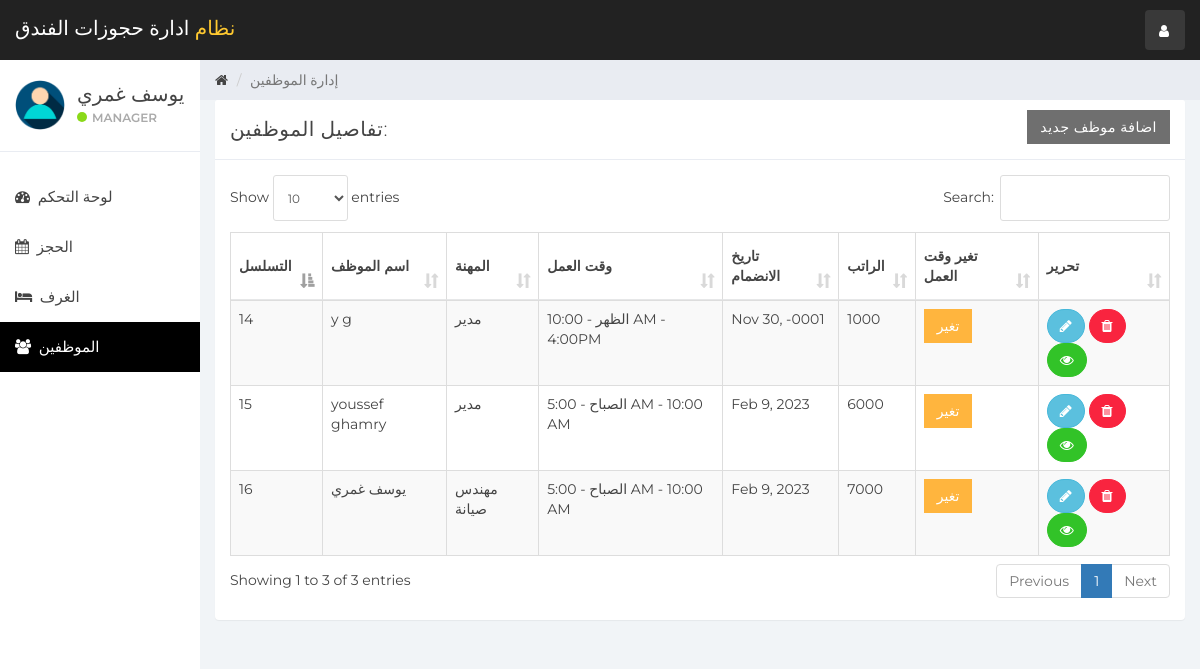
/index.php?staff_mang (signed in), run on the app's committed database.
### tables this page shows
CREATE TABLE `user` (
  `id` int(11) NOT NULL,
  `name` varchar(100) NOT NULL,
  `username` varchar(15) NOT NULL,
  `email` varchar(100) NOT NULL,
  `password` varchar(100) NOT NULL,
  `created_at` timestamp NOT NULL DEFAULT current_timestamp()
);

CREATE TABLE `staff` (
  `emp_id` int(11) NOT NULL,
  `emp_name` varchar(100) NOT NULL,
  `staff_type_id` int(11) NOT NULL,
  `shift_id` int(11) NOT NULL,
  `id_card_type` int(11) NOT NULL,
  `id_card_no` varchar(20) NOT NULL,
  `address` varchar(100) NOT NULL,
  `contact_no` bigint(20) NOT NULL,
  `salary` bigint(20) NOT NULL,
  `joining_date` timestamp NOT NULL DEFAULT current_timestamp(),
  `updated_at` timestamp NOT NULL DEFAULT current_timestamp() ON UPDATE current_timestamp()
);

CREATE TABLE `staff_type` (
  `staff_type_id` int(10) NOT NULL,
  `staff_type` varchar(100) NOT NULL
);

CREATE TABLE `shift` (
  `shift_id` int(10) NOT NULL,
  `shift` varchar(100) NOT NULL,
  `shift_timing` varchar(100) NOT NULL
);

### staff_mang.php (the view, shortened to what this page needs)
<div class="col-sm-9 col-sm-offset-3 col-lg-10 col-lg-offset-2 main">
    <div class="row">
        <ol class="breadcrumb">
            <li><a href="#">
                    <em class="fa fa-home"></em>
                </a></li>
            <li class="active">إدارة الموظفين</li>
        </ol>
    </div>
    <div class="row">
        <div class="col-lg-12">
            <div class="panel panel-default">
                <div class="panel-heading">تفاصيل الموظفين:
                    <a href="index.php?add_emp" class="btn btn-secondary pull-right" style="border-radius:0%">اضافة موظف جديد</a>
                </div>
                <div class="panel-body">
                    <table class="table table-striped table-bordered table-responsive" cellspacing="0" width="100%"
                           id="rooms">
                        <thead>
                        <tr>
                            <th>التسلسل</th>
                            <th>اسم الموظف</th>
                            <th>المهنة</th>
                            <th>وقت العمل</th>
                            <th>تاريخ الانضمام</th>
                            <th>الراتب</th>
                            <th>تغير وقت العمل</th>
                            <th>تحرير</th>
                        </tr>
                        </thead>
                        <tbody>
                        <?php
                        $staff_query = "SELECT * FROM staff  NATURAL JOIN staff_type NATURAL JOIN shift";
                        $staff_result = mysqli_query($connection, $staff_query);
                        if (mysqli_num_rows($staff_result) > 0) {
                            while ($staff = mysqli_fetch_assoc($staff_result)) { ?>
                                <tr>
                                    <td><?php echo $staff['emp_id']; ?></td>
                                    <td><?php echo $staff['emp_name']; ?></td>
                                    <td><?php echo $staff['staff_type']; ?></td>
                                    <td><?php echo $staff['shift'] . ' - ' . $staff['shift_timing']; ?></td>
                                    <td><?php echo date('M j, Y', strtotime($staff['joining_date'])); ?></td>
                                    <td><?php echo $staff['salary']; ?></td>
                                    <td>
                                        <button class="btn btn-warning" style="border-radius:0%" data-toggle="modal" data-target="#changeShift"
                                                data-id="<?php echo $staff['emp_id']; ?>" id="change_shift">تغير</button>
                                    </td>
                                    <td>
                                        <button data-toggle="modal"
                                                data-target="#empDetail<?php echo $staff['emp_id']; ?>"
                                                data-id="<?php echo $staff['emp_id']; ?>" id="editEmp"
                                                class="btn btn-info" style="border-radius:60px;"><i class="fa fa-pencil"></i></button>
                                        <a href='functionmis.php?empid=<?php echo $staff['emp_id']; ?>'
                                           class="btn btn-danger" onclick="return confirm('Are you Sure?')" style="border-radius:60px;"><i
                                                    class="fa fa-trash"></i></a>
                                        <a href='index.php?emp_history&empid=<?php echo $staff['emp_id']; ?>'
                                           class="btn btn-success" title="Employee Histery" style="border-radius:60px;"><i class="fa fa-eye"></i></a>
                                    </td>
                                </tr>
                                <?php
                            }
                        }
                        ?>
                        </tbody>
                    </table>
                </div>
            </div>
        </div>
    </div>
    <div class="row">
        <div class="col-sm-12">
        </div>
    </div>
</div>

### header.php (shortened to what this page needs)
<!DOCTYPE html>
<html>
<head>
    <link href="css/bootstrap.min.css" rel="stylesheet">
    <link href="css/font-awesome.min.css" rel="stylesheet">
    <link href="css/datepicker3.css" rel="stylesheet">
    <link href="css/dataTables.bootstrap.min.css" rel="stylesheet">
    <link href="css/styles.css" rel="stylesheet">
</head>
<body>
<nav class="navbar navbar-custom navbar-fixed-top" role="navigation">
    <div class="container-fluid">
        <div class="navbar-header">
            <a class="navbar-brand" href="index.php?dashboard"><span>نظام                </span>         ادارة حجوزات الفندق</a>
            <ul class="nav navbar-top-links navbar-right">
                <li class="dropdown"><a class="dropdown-toggle count-info" data-toggle="dropdown" href="#">
                        <em class="fa fa-user"></em>
                    </a>
                </li>
            </ul>
        </div>
    </div>
</nav>

### sidebar.php (shortened to what this page needs)
<div id="sidebar-collapse" class="col-sm-3 col-lg-2 sidebar">
    <div class="profile-sidebar">
        <div class="profile-userpic">
            <img src="img/user.png" class="img-responsive" alt="">
        </div>
        <div class="profile-usertitle">
            <div class="profile-usertitle-name"><?php echo $user['name'];?></div>
            <div class="profile-usertitle-status"><span class="indicator label-success"></span>Manager</div>
        </div>
    </div>
    <ul class="nav menu">
    <?php
        if (isset($_GET['dashboard'])){ ?>
            <li class="active">
                <a href="index.php?dashboard"><em class="fa fa-dashboard">&nbsp;</em>
                   لوحة التحكم
                </a>
            </li>
        <?php } else{?>
            <li>
                <a href="index.php?dashboard"><em class="fa fa-dashboard">&nbsp;</em>
                    لوحة التحكم
                </a>
            </li>
        <?php }
        if (isset($_GET['reservation'])){ ?>
            <li class="active">
            <a href="index.php?reservation"><em class="fa fa-calendar">&nbsp;</em>
                    الحجز
                </a>
            </li>
        <?php } else{?>
            <li>
            <a href="index.php?reservation"><em class="fa fa-calendar">&nbsp;</em>
                    الحجز
                </a>
            </li>
        <?php }
        if (isset($_GET['room_mang'])){ ?>
            <li class="active">
                <a href="index.php?room_mang"><em class="fa fa-bed">&nbsp;</em>
                    الغرف
                </a>
            </li>
        <?php } else{?>
            <li>
            <a href="index.php?room_mang"><em class="fa fa-bed">&nbsp;</em>
                    الغرف
                </a>
            </li>
        <?php }
        if (isset($_GET['staff_mang'])){ ?>
            <li class="active">
                <a href="index.php?staff_mang"><em class="fa fa-users">&nbsp;</em>
                الموظفين
                </a>
            </li>
        <?php }
        ?>
    </ul>
</div>

### index.php (shortened to what this page needs)
<?php
include_once "db.php";
if (isset($_SESSION['user_id'])){
    $user_id = $_SESSION['user_id'];
    $userQuery = "SELECT * FROM user WHERE id = '$user_id'";
    $result = mysqli_query($connection, $userQuery);
    $user = mysqli_fetch_assoc($result);
}else{
    header('Location:login.php');
}
include_once "header.php";
include_once "sidebar.php";
if (isset($_GET['room_mang'])){
    include_once "room_mang.php";
}
elseif (isset($_GET['dashboard'])){
    include_once "dashboard.php";
}
elseif (isset($_GET['reservation'])){
    include_once "reservation.php";
}
elseif (isset($_GET['staff_mang'])){
    include_once "staff_mang.php";
}
elseif (isset($_GET['add_emp'])){
    include_once "add_emp.php";
}
elseif (isset($_GET['emp_history'])){
    include_once "emp_history.php";
}
else{
    include_once "room_mang.php";
}
include_once "footer.php";

### footer.php (shortened to what this page needs)
</body>
</html>

### data on the page
user: name "يوسف غمري"
staff: emp_id "14", emp_name "y g", staff_type.staff_type "مدير", shift.shift "الظهر", shift.shift_timing "10:00 AM - 4:00PM", joining_date "Nov 30, -0001", salary "1000"
staff: emp_id "15", emp_name "youssef ghamry", staff_type.staff_type "مدير", shift.shift "الصباح", shift.shift_timing "5:00 AM - 10:00 AM", joining_date "Feb 9, 2023", salary "6000"
staff: emp_id "16", emp_name "يوسف غمري", staff_type.staff_type "مهندس صيانة", shift.shift "الصباح", shift.shift_timing "5:00 AM - 10:00 AM", joining_date "Feb 9, 2023", salary "7000"
